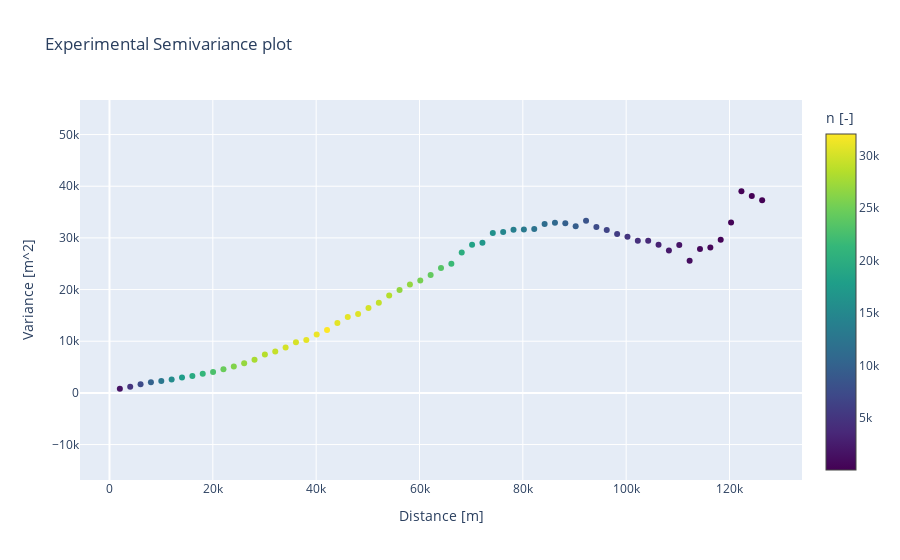

This figure's notebook cell:
### Code cell
#-- my_code_hw03.py
#-- hw03 GEO1015.2022
#-- [Malte Schade]
#-- [5850282] 


# IMPORTS

import numpy as np

import rasterio
from rasterio.io import MemoryFile
from rasterio.warp import calculate_default_transform, reproject

from pyinterpolate import calc_point_to_point_distance, build_theoretical_variogram, kriging, inverse_distance_weighting
from pyinterpolate import VariogramCloud, ExperimentalVariogram, TheoreticalVariogram

from sklearn.metrics import mean_squared_error, r2_score

import plotly.express as px
import plotly.graph_objects as go


# CONSTANTS

seed = 12345678                 # numpy RNG seed
path = 'N51E007.hgt'            # SRTM dataset path (.hgt)
dst_crs = 'EPSG:32632'          # transformed coordinate reference system
no_data_f = -1000               # NODATA numerical value threshold
n_gt = 10000                    # number of random ground-truth points
n_in = 1000                     # number of random points used for interpolation
norm_std = (10, 10, 16)         # standard deviations in all three spacial dimensions
vc_lag = 64                     # lag number in variogram cloud / experimental variogram
model = 'linear'                # theoretical variogram model
nn = 4                          # kriging number of neighbors
nr = None                       # kriging maximum range for neighbors
power = 3                       # IDW power
nbins = 100                     # visualization histogram bin count

sill = 31000                    # sill (from experimental variogram)
rang = 74000                    # rang (from experimental variogram)
nugget = 400                    # nugget (from experimental variogram)


# FUNCTIONS

def reproject_dataset(src, dst_crs):
    # Calculate transformation parameters
    transform, width, height = calculate_default_transform(
        src.crs, dst_crs, src.width, src.height, *src.bounds)
    
    kwargs = src.meta.copy()
    kwargs.update({
        'driver': 'GTiff',
        'crs': dst_crs,
        'transform': transform,
        'width': width,
        'height': height
    })

    with MemoryFile() as memfile:
        with memfile.open(**kwargs) as dst:
            reproject(
                source=rasterio.band(src, 1),
                destination=rasterio.band(dst, 1),
                src_transform=src.transform,
                src_crs=src.crs,
                dst_transform=transform,
                dst_crs=dst_crs
                )
            
        return memfile.open()


def add_noise(data, std_x, std_y, std_z):
    # Generate normal noise for each dimension
    noise_x = np.random.normal(0, std_x, data.shape[0])
    noise_y = np.random.normal(0, std_y, data.shape[0])
    noise_z = np.random.normal(0, std_z, data.shape[0])
    
    # Add noise to data
    data[:,0] += noise_x
    data[:,1] += noise_y
    data[:,2] += noise_z
    
    return data


def scatterplot_2d(data, title, xlabel, ylabel, zlabel):
    # Create figure
    fig = go.Figure()

    # Add scatterplot to figure
    fig.add_trace(go.Scatter(
    x=data[:,0], 
    y=data[:,1], 
    mode="markers", 
    marker=dict(
    size=6,
    color=data[:,2],
    colorscale="Viridis",
    colorbar=dict(title=zlabel)
    )))

    # Set figure layout
    fig.update_layout(
    title=title,
    xaxis_title=xlabel,
    yaxis_title=ylabel,
    )
    
    # Fix aspect ratio to 1/1
    fig.update_yaxes(
    scaleanchor = "x",
    scaleratio = 1
    )
    
    return fig


# MAIN PIPELINE

# Seed the RNG
np.random.seed(seed)

# Open raster dataset
data = rasterio.open(path)

# Project data to new CRS
data = reproject_dataset(data, dst_crs)

# Extract x/y/z coordinates
cols, rows = np.meshgrid(np.arange(data.shape[1]), np.arange(data.shape[0]))
xs, ys  = rasterio.transform.xy(data.transform, rows, cols)
zs = data.read(1)
p_data = np.reshape(np.stack([xs, ys, zs], axis=2), [xs.__len__()*xs[0].__len__(), 3])

# Filter no-data values
p_data = p_data[p_data[:,2]>no_data_f]

# Select interpolation points 
p_in = p_data[np.random.choice(p_data.shape[0], n_in, replace=False)]

# Select ground-truth points
p_gt = p_data[np.random.choice(p_data.shape[0], n_gt, replace=False)]

# Define interpolation array without z-coordinates
p_new = p_gt[:,:2]

# Apply normal noise to interpolation points
p_in = add_noise(p_in, *norm_std)

# Calculate point distance matrix
d_in = calc_point_to_point_distance(p_in)

# Calculate variogram cloud (Time Intensive!)
# vc_in = VariogramCloud(input_array=p_in, step_size=np.max(d_in)/vc_lag, max_range=np.max(d_in))

# Calculate experimental variogram
ev_in = ExperimentalVariogram(input_array=p_in, step_size=np.max(d_in)/vc_lag, max_range=np.max(d_in))

# fit theoretical variogram to variance data
tv_in = TheoreticalVariogram()
fitted = tv_in.autofit(ev_in, sill=sill, rang=rang, nugget=nugget, model_types=model)

# simple kriging
sk = kriging(p_in, tv_in, p_new, how='sk', sk_mean=p_gt[:,2].mean(), no_neighbors=nn, neighbors_range=nr)

# ordinary kriging
ok = kriging(p_in, tv_in, p_new, how='ok', no_neighbors=nn, neighbors_range=nr)

# inverse distance power
idw = np.zeros((p_new.__len__(), 3))
idw[:,[0,1]] = p_new
idw[:, 2] = [inverse_distance_weighting(p_in, p_n, power=power) for p_n in p_new]


# EVALUATION

print(f'N-Groundtrouth: {p_gt.__len__()}, N-Interpolated: {p_in.__len__()}')
print(f'Interpolation method: {fitted["model_type"]}')
print(f'Sill: {sill}, Rang: {rang}, Nugget: {nugget}\n')

sk_r2 = r2_score(p_gt[:,2], sk[:,0])
ok_r2 = r2_score(p_gt[:,2], ok[:,0])
idw_r2 = r2_score(p_gt[:,2], idw[:,2])
print(f'Simple Kriging NN={nn} NR={nr} R2: {sk_r2}')
print(f'Ordinary Kriging NN={nn} NR={nr} R2: {ok_r2}')
print(f'IDW Power {power} R2: {idw_r2}\n')

sk_rmse = mean_squared_error(p_gt[:,2], sk[:,0], squared=False)
ok_rmse = mean_squared_error(p_gt[:,2], ok[:,0], squared=False)
idw_rmse = mean_squared_error(p_gt[:,2], idw[:,2], squared=False)
print(f'Simple Kriging NN={nn} NR={nr} RMSE: {sk_rmse}')
print(f'Ordinary Kriging NN={nn} NR={nr} RMSE: {ok_rmse}')
print(f'IDW Power {power} RMSE: {idw_rmse}')


# VISUALIZATION

fig_gt = scatterplot_2d(p_gt, "Scatterplot ground-truth points", "x [m]", "y [m]", "z [m]")
fig_in = scatterplot_2d(p_in, "Scatterplot interpolation points", "x [m]", "y [m]", "z [m]")
fig_ev = scatterplot_2d(ev_in.experimental_semivariance_array, "Experimental Semivariance plot", "Distance [m]", "Variance [m^2]", "n [-]")
fig_skh = px.histogram(sk[:,0], nbins=nbins, title= 'Simple Kriging Result Histogram')
fig_skr = scatterplot_2d(sk[:,[2,3,0]], "Simple Kriging Result", "x [m]", "y [m]", "z [m]")
fig_ske = scatterplot_2d(sk[:,[2,3,1]], "Simple Kriging Variance Error", "x [m]", "y [m]", "Variance Error [m^2]")
fig_okh = px.histogram(ok[:,0], nbins=nbins, title= 'Ordinary Kriging Result Histogram')
fig_okr = scatterplot_2d(ok[:,[2,3,0]], "Ordinary Kriging Result", "x [m]", "y [m]", "z [m]")
fig_oke = scatterplot_2d(ok[:,[2,3,1]], "Ordinary Kriging Variance Error", "x [m]", "y [m]", "Variance Error [m^2]")
fig_idwh = px.histogram(idw[:,2], nbins=nbins, title= f'IDW Power {power} Result Histogram')
fig_idwr = scatterplot_2d(idw, f"IDW Power {power} Result", "x [m]", "y [m]", "z [m]")
#(fig_gt.show(), fig_in.show())
#vc_in.plot()
(fig_ev.show(), tv_in.plot())
#(fig_skh.show(), fig_skr.show(), fig_ske.show())
#(fig_okh.show(), fig_okr.show(), fig_oke.show())
#(fig_idwh.show(), fig_idwr.show())

### Figure 1 — Plotly figure (JSON) as saved in the notebook; plotly's stock layout.template omitted (floating-point values rounded to 4 significant figures)
{"data": [{"marker": {"color": [1660, 4848, 7338, 10050, 12778, 15400, 17762, 19556, 21236, 22826, 24626, 25980, 26954, 27948, 28554, 29336, 30046, 30174, 30916, 31264, 32088, 30808, 30868, 30620, 30072, 29240, 28454, 26800, 26804, 25422, 24262, 23476, 21738, 20018, 18460, 16908, 16224, 14744, 13804, 13132, 12164, 11460, 10886, 9832, 9560, 8374, 7446, 6604, 5822, 5030, 4462, 3850, 3058, 2354, 1786, 1150, 788, 492, 286, 186, 116, 56, 32], "colorbar": {"title": {"text": "n [-]"}}, "colorscale": [[0, "#440154"], [0.1111, "#482878"], [0.2222, "#3e4989"], [0.3333, "#31688e"], [0.4444, "#26828e"], [0.5556, "#1f9e89"], [0.6667, "#35b779"], [0.7778, "#6ece58"], [0.8889, "#b5de2b"], [1, "#fde725"]], "size": 6}, "mode": "markers", "type": "scatter", "x": [2005.0, 4010.0, 6015.0, 8020.0, 10030.0, 12030.0, 14040.0, 16040.0, 18050.0, 20050.0, 22060.0, 24060.0, 26070.0, 28070.0, 30080.0, 32080.0, 34090.0, 36090.0, 38100.0, 40100.0, 42110.0, 44110.0, 46120.0, 48120.0, 50130.0, 52130.0, 54140.0, 56140.0, 58150.0, 60150.0, 62160.0, 64160.0, 66170.0, 68170.0, 70180.0, 72180.0, 74190.0, 76190.0, 78200.0, 80200.0, 82210.0, 84210.0, 86220.0, 88220.0, 90230.0, 92230.0, 94240.0, 96240.0, 98250.0, 100300.0, 102300.0, 104300.0, 106300.0, 108300.0, 110300.0, 112300.0, 114300.0, 116300.0, 118300.0, 120300.0, 122300.0, 124300.0, 126300.0], "y": [822.5, 1206.0, 1661.0, 2071.0, 2316.0, 2578.0, 2982.0, 3281.0, 3718.0, 4046.0, 4557.0, 5119.0, 5720.0, 6412.0, 7407.0, 8021.0, 8772.0, 9793.0, 10230.0, 11300.0, 12160.0, 13540.0, 14680.0, 15250.0, 16450.0, 17430.0, 18850.0, 19900.0, 20990.0, 21760.0, 22810.0, 24160.0, 24980.0, 27160.0, 28670.0, 29070.0, 30950.0, 31150.0, 31580.0, 31620.0, 31710.0, 32700.0, 32920.0, 32830.0, 32270.0, 33310.0, 32090.0, 31520.0, 30740.0, 30210.0, 29450.0, 29450.0, 28680.0, 27580.0, 28640.0, 25560.0, 27840.0, 28160.0, 29650.0, 33000.0, 39010.0, 38120.0, 37300.0]}], "layout": {"title": {"text": "Experimental Semivariance plot"}, "xaxis": {"title": {"text": "Distance [m]"}}, "yaxis": {"scaleanchor": "x", "scaleratio": 1, "title": {"text": "Variance [m^2]"}}}}
